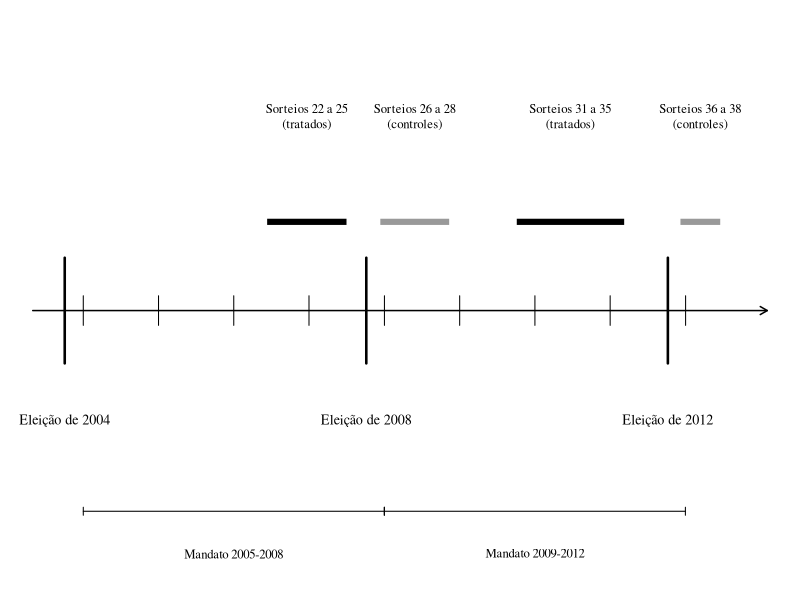
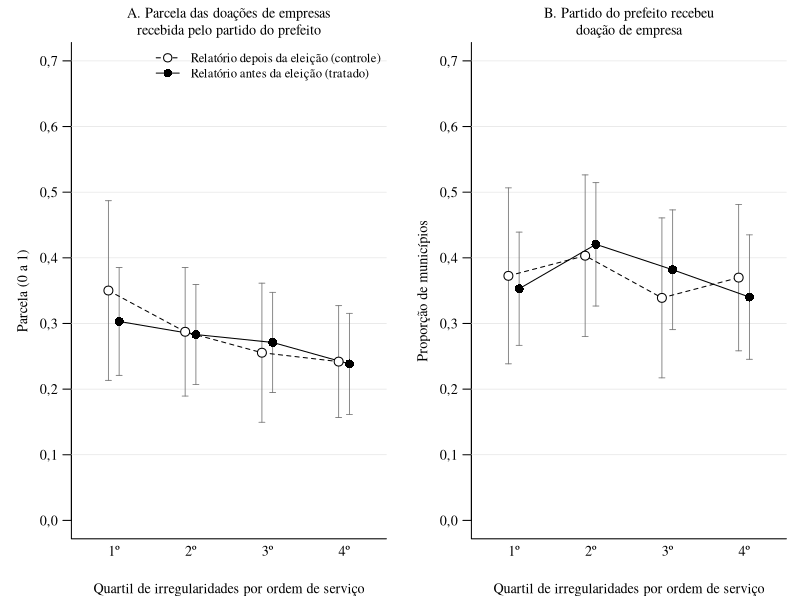

Here is the R script that generated these plots, in order:
# =============================================================
# analise.R — Auditorias da CGU e doações de campanha (Econometria I, FGV EESP)
# Gera as Tabelas 1 a 7 e as Figuras 1 e 2 a partir de dados/base_final.csv.
# Rodar com a pasta do repositório como diretório de trabalho.
# =============================================================
library(AER); library(car); library(lmtest)

# controles municipais (Censo 2000 e PIB 2005), usados em quase todas as regressões
ctrl <- c("lpop", "lrenda_pc", "shurb", "gini", "tx_analf18m", "lpib_pc")
X <- paste(ctrl, collapse = " + ")
# atalhos: reg() roda MQO a partir de uma fórmula em texto; rob() dá os erros padrão robustos (HC1)
reg <- function(f, d = base) lm(as.formula(f), data = d)
rob <- function(m) coeftest(m, vcov. = vcovHC, type = "HC1")
# funções das tabelas em LaTeX: número com vírgula, estrelas de significância,
# coeficiente com o erro padrão embaixo entre colchetes e o tabular completo
num <- function(x, d = 3) { s <- formatC(abs(x), format = "f", digits = d, decimal.mark = ","); ifelse(x < 0, paste0("$-$", s), s) }
estrelas <- function(p) ifelse(p < 0.01, "***", ifelse(p < 0.05, "**", ifelse(p < 0.10, "*", "")))
celulas <- function(ct, vars) unlist(lapply(vars, function(v) if (v %in% rownames(ct))
  c(paste0(num(ct[v, 1]), estrelas(ct[v, 4])), paste0("[", num(ct[v, 2]), "]")) else c("", "")))
grava_tabela <- function(tab, cab, col, arq) {
  a <- tab[, 1]
  corpo <- ifelse(a %in% c("\\midrule", "\\addlinespace"), a, paste(ifelse(grepl("multicolumn", a), a, apply(tab, 1, paste, collapse = " & ")), "\\\\"))
  writeLines(c(paste0("\\begin{tabular}{", col, "}"), "\\toprule", cab, "\\midrule", corpo, "\\bottomrule", "\\end{tabular}"), arq)
}

# ---------------- Dados ----------------
dir.create("tabelas", showWarnings = FALSE); dir.create("figuras", showWarnings = FALSE)
base <- read.csv("dados/base_final.csv")
# corrupção centrada na média: com a interação, o coeficiente de antes é o efeito
# no município de corrupção média. C = controles + dummy de eleição
base$corr_c <- base$corr - mean(base$corr); C <- paste(X, "+ e2012")
base$pj_inc_mil <- base$pj_inc/1000; base$pj_total_mil <- base$pj_total/1000

# ---------------- Tabela 1: sorteios, datas e amostra ----------------
cron <- read.csv("dados/cgu_cronograma_sorteios.csv")
cron <- cron[!is.na(cron$eleicao), ]; cron <- cron[order(cron$sorteio), ]
s <- as.character(cron$sorteio); mid <- c("\\midrule", rep("", 6))
tab1 <- cbind(cron$sorteio, format(as.Date(cron$data_sorteio), "%d/%m/%Y"), format(as.Date(cron$data_relatorio), "%d/%m/%Y"),
              cron$eleicao, ifelse(cron$antes == 1, "Tratado", "Controle"), table(base$sorteio)[s], table(base$sorteio[!is.na(base$y_share)])[s])
tab1 <- rbind(tab1[cron$eleicao == 2008, ], mid, tab1[cron$eleicao == 2012, ], mid, c("Total", "", "", "", "", nrow(base), sum(!is.na(base$y_share))))
grava_tabela(tab1, c(" & Data do & Publicação & & & Municípios & Com doação \\\\",
                     "Sorteio & sorteio & do relatório & Eleição & Grupo & na amostra & de empresa \\\\",
                     " & (1) & (2) & (3) & (4) & (5) & (6) \\\\"), "ccccccc", "tabelas/tabela1.tex")

# ---------------- Tabela 2: médias por grupo ----------------
# a diferença de médias é o coeficiente da dummy antes numa regressão simples (Tutorial 3)
v <- c("y_share", "y_bin", "pj_inc_mil", "pj_total_mil", "tem_pj", "concorreu", "pref_cand", "falha_total", "no_os", "corr", ctrl)
nomes <- c("Parcela do partido do prefeito", "Partido do prefeito recebeu doação (0/1)", "Valor ao partido do prefeito (R\\$ mil)",
           "Valor a todos os partidos (R\\$ mil)", "Município teve doação (0/1)", "Partido do prefeito tem candidato (0/1)",
           "Prefeito é candidato (0/1)", "Irregularidades médias ou graves", "Ordens de serviço", "Irregularidades por ordem de serviço",
           "População (log)", "Renda per capita (log)", "População urbana (proporção)", "Índice de Gini", "Analfabetismo adulto (\\%)", "PIB per capita (log)")
casas <- c(3, 3, 1, 1, 3, 3, 3, 1, 1, 3, 3, 3, 3, 3, 1, 3)
tab2 <- t(sapply(1:16, function(i) {
  x <- base[, v[i]]; d <- casas[i]; ct <- rob(lm(x ~ base$antes))
  c(paste("\\quad", nomes[i]), num(mean(x[base$antes == 0], na.rm = TRUE), d), num(mean(x[base$antes == 1], na.rm = TRUE), d),
    paste0(num(ct[2, 1], d), estrelas(ct[2, 4])), paste0("[", num(ct[2, 2], d), "]"), num(sd(x, na.rm = TRUE), d))
}))
# a tabela é dividida em três painéis: doações, auditoria e município
painel <- function(t) c(paste0("\\multicolumn{6}{l}{\\textit{", t, "}}"), rep("", 5))
esp <- c("\\addlinespace", rep("", 5))
tab2 <- rbind(painel("Painel A: Doações de empresas na eleição"), tab2[1:7, ], esp, painel("Painel B: Resultado da auditoria"), tab2[8:10, ], esp,
              painel("Painel C: Características do município"), tab2[11:16, ], c("\\midrule", rep("", 5)),
              c("Municípios", sum(base$antes == 0), sum(base$antes == 1), "", "", nrow(base)))
grava_tabela(tab2, c(" & Relatório & Relatório & & & Desvio \\\\", " & depois & antes & & Erro & padrão \\\\",
                     " & (controle) & (tratado) & Diferença & padrão & (amostra) \\\\", " & (1) & (2) & (3) & (4) & (5) \\\\"), "lccccc", "tabelas/tabela2.tex")

# ---------------- Balanceamento ----------------
# se o sorteio funcionou, as características do município não explicam o tratamento (teste F robusto)
table(base$antes[!is.na(base$y_share)])
bal <- reg(paste("antes ~", X, "+ e2012"))
rob(bal)
linearHypothesis(bal, paste(ctrl, "= 0"), vcov. = vcovHC(bal, type = "HC1"), test = "F")
# o número de ordens de serviço caiu nos sorteios recentes, o que muda a medida de corrupção
summary(lm(corr ~ antes + e2012, data = base))
summary(lm(no_os ~ antes + e2012, data = base))
# média de ordens de serviço antes e a partir do 34º sorteio
tapply(base$no_os, base$sorteio >= 34, mean)

# ---------------- Figura 1: linha do tempo ----------------
options(OutDec = ",")
# período em que saíram os relatórios de cada grupo, em cada eleição
datas <- as.Date(cron$data_relatorio); g <- list(cron$eleicao, cron$antes)
ini <- as.Date(tapply(datas, g, min), origin = "1970-01-01"); fim <- as.Date(tapply(datas, g, max), origin = "1970-01-01")
eleicoes <- as.Date(c("2004-10-03", "2008-10-05", "2012-10-07"))
pdf("figuras/figura1.pdf", width = 7.2, height = 2.3)
par(mar = c(0.2, 0.2, 0.2, 0.2), family = "serif", cex = 0.85)
plot(NA, xlim = as.Date(c("2004-05-01", "2014-02-01")), ylim = c(-1.25, 1.35), axes = FALSE, xlab = "", ylab = "")
arrows(as.Date("2004-05-01"), 0, as.Date("2014-02-01"), 0, length = 0.08, lwd = 1.5)
anos <- as.Date(paste0(2005:2013, "-01-01")); segments(anos, -0.07, anos, 0.07)
segments(eleicoes, -0.25, eleicoes, 0.25, lwd = 2.5)
text(eleicoes, -0.52, c("Eleição de 2004", "Eleição de 2008", "Eleição de 2012"))
segments(ini, 0.42, fim, 0.42, lwd = 6, col = c("gray60", "gray60", "black", "black"), lend = 1)
text(ini + (fim - ini)/2, 0.92, c("Sorteios 26 a 28\n(controles)", "Sorteios 36 a 38\n(controles)", "Sorteios 22 a 25\n(tratados)", "Sorteios 31 a 35\n(tratados)"), cex = 0.9)
arrows(as.Date(c("2005-01-01", "2009-01-01")), -0.95, as.Date(c("2008-12-31", "2012-12-31")), -0.95, code = 3, angle = 90, length = 0.04)
text(as.Date(c("2007-01-01", "2011-01-01")), -1.15, c("Mandato 2005-2008", "Mandato 2009-2012"), cex = 0.9)
dev.off()

# ---------------- Figura 2: médias por quartil de corrupção ----------------
# média e IC de 95% de Y por quartil, tratados e controles separados (como em Ferraz e Finan, 2008)
media_ic <- function(y) { y <- y[!is.na(y)]; m <- mean(y); ep <- sd(y)/sqrt(length(y)); c(m, m - 1.96*ep, m + 1.96*ep) }
base$quartil <- cut(base$corr, breaks = quantile(base$corr, c(0, 0.25, 0.50, 0.75, 1)), labels = 1:4, include.lowest = TRUE)
desenha2 <- function(v, titulo, eixo) {
  g <- lapply(0:1, function(a) t(sapply(1:4, function(q) media_ic(base[base$quartil == q & base$antes == a, v]))))
  x <- list(1:4 - 0.07, 1:4 + 0.07)
  plot(1:4, g[[1]][, 1], xlim = c(0.6, 4.4), ylim = c(0, 0.7), type = "n", xaxt = "n", las = 1, xlab = "Quartil de irregularidades por ordem de serviço",
       ylab = eixo, main = titulo, font.main = 1, cex.main = 1, bty = "l")
  abline(h = seq(0.1, 0.7, 0.1), col = "gray88", lwd = 0.6)
  for (k in 1:2) arrows(x[[k]], g[[k]][, 2], x[[k]], g[[k]][, 3], angle = 90, code = 3, length = 0.03, lwd = 0.8, col = "gray45")
  lines(x[[1]], g[[1]][, 1], lty = 2); lines(x[[2]], g[[2]][, 1], lty = 1)
  points(x[[1]], g[[1]][, 1], pch = 21, bg = "white", cex = 1.4); points(x[[2]], g[[2]][, 1], pch = 16, cex = 1.4)
  axis(1, at = 1:4, labels = c("1º", "2º", "3º", "4º"), tick = FALSE, line = -0.6)
  print(round(cbind(g[[1]][, 1], g[[2]][, 1]), 3))
}
pdf("figuras/figura2.pdf", width = 7.2, height = 3.2)
par(mfrow = c(1, 2), mar = c(3.6, 4.2, 2.5, 0.8), mgp = c(2.4, 0.8, 0), family = "serif", cex = 0.85)
desenha2("y_share", "A. Parcela das doações de empresas\nrecebida pelo partido do prefeito", "Parcela (0 a 1)")
legend("topright", legend = c("Relatório depois da eleição (controle)", "Relatório antes da eleição (tratado)"),
       pch = c(21, 16), lty = c(2, 1), pt.bg = "white", pt.cex = 1.3, bty = "n", cex = 0.9)
desenha2("y_bin", "B. Partido do prefeito recebeu\ndoação de empresa", "Proporção de municípios")
dev.off()
options(OutDec = ".")

# ---------------- Tabela 3: MQO ----------------
# centralizar corr reduz a correlação entre antes e a interação
mean(base$corr)
c(cor(base$antes, base$antes*base$corr), cor(base$antes, base$antes*base$corr_c))
# colunas: (1) diferença de médias, (2) + controles, (3) + corrupção e interação, (4) + dummies de estado;
# (5) e (6) repetem (3) e (4) com log(1 + valor doado)
I <- paste("antes + corr_c + antes:corr_c +", C)
ols <- list(lm(y_share ~ antes, data = base), reg(paste("y_share ~ antes +", C)), reg(paste("y_share ~", I)),
            reg(paste("y_share ~", I, "+ as.factor(uf)")), reg(paste("y_log ~", I)), reg(paste("y_log ~", I, "+ as.factor(uf)")))
# IC de 95% do efeito e efeito mínimo detectável (2,8 erros padrão), coluna 2
ct2 <- rob(ols[[2]])
ct2["antes", 1] + c(-1.96, 1.96)*ct2["antes", 2]
2.8*ct2["antes", 2]
# a divulgação muda a chance de haver doação no município? e de o partido lançar candidato?
rob(reg(paste("tem_pj ~ antes +", C)))["antes", ]
rob(reg(paste("concorreu ~", I)))["antes", ]
# teste F conjunto: a divulgação não tem efeito em nenhum nível de corrupção
conjunto <- function(m) linearHypothesis(m, c("antes = 0", "antes:corr_c = 0"), vcov. = vcovHC(m, type = "HC1"), test = "F")
# efeito no percentil 75 de corrupção, com o erro padrão da combinação linear
(d75 <- quantile(base$corr, 0.75) - mean(base$corr))
efeito75 <- function(m) {
  V <- vcovHC(m, type = "HC1")
  c(coef(m)["antes"] + d75*coef(m)["antes:corr_c"], sqrt(V["antes", "antes"] + d75^2*V["antes:corr_c", "antes:corr_c"] + 2*d75*V["antes", "antes:corr_c"]))
}
e75 <- sapply(ols[3:6], efeito75)
# monta a tabela: coeficientes, testes e linhas de especificação
tab3 <- rbind(cbind(c("Relatório antes da eleição", "", "Corrupção", "", "Relatório antes $\\times$ corrupção", ""),
                    sapply(ols, function(m) celulas(rob(m), c("antes", "corr_c", "antes:corr_c")))),
              c("\\midrule", rep("", 6)),
              c("Efeito no percentil 75 de corrupção", "", "", num(e75[1, ])),
              c("", "", "", paste0("[", num(e75[2, ]), "]")),
              c("$H_0$: sem efeito em qualquer nível ($p$-valor)", "", "", sapply(ols[3:6], function(m) num(conjunto(m)[2, "Pr(>F)"]))),
              c("Breusch-Pagan ($p$-valor)", sapply(ols, function(m) num(bptest(m)$p.value))),
              c("\\midrule", rep("", 6)),
              c("Controles municipais", "Não", rep("Sim", 5)),
              c("\\textit{Dummy} de eleição", "Não", rep("Sim", 5)),
              c("\\textit{Dummies} de estado", "Não", "Não", "Não", "Sim", "Não", "Sim"),
              c("Observações", sapply(ols, nobs)),
              c("$R^2$", sapply(ols, function(m) num(summary(m)$r.squared))))
grava_tabela(tab3, c(" & \\multicolumn{4}{c}{Parcela das doações} & \\multicolumn{2}{c}{log(1 + doações)} \\\\",
                     "\\cmidrule(lr){2-5} \\cmidrule(lr){6-7}", " & (1) & (2) & (3) & (4) & (5) & (6) \\\\"), "lcccccc", "tabelas/tabela3.tex")

# ---------------- Tabela 4: resposta binária ----------------
# Y = partido do prefeito recebeu doação; MPL por MQO, probit e logit por máxima verossimilhança
f <- as.formula(paste("y_bin ~ antes + corr_c +", X, "+ e2012"))
mpl <- lm(f, data = base)
probit <- glm(f, family = binomial(link = "probit"), data = base)
logit <- glm(f, family = binomial(link = "logit"), data = base)
# o MPL pode prever probabilidades fora de [0, 1]
summary(mpl$fitted.values)
fora <- sum(mpl$fitted.values < 0 | mpl$fitted.values > 1)
# probabilidade prevista para um município típico (controles na média, 2008), com e sem divulgação
t0 <- data.frame(antes = 0, corr_c = 0, lapply(base[ctrl], mean), e2012 = 0); t1 <- t0; t1$antes <- 1
pr <- function(d) c(predict(mpl, d), predict(probit, d, type = "response"), predict(logit, d, type = "response"))
p0 <- pr(t0); p1 <- pr(t1)
# para comparar: efeito de um desvio padrão a mais de população no probit
tp <- t0; tp$lpop <- t0$lpop + sd(base$lpop)
predict(probit, tp, type = "response") - p0[2]
# teste conjunto no probit, com a interação
linearHypothesis(glm(as.formula(paste("y_bin ~ antes + corr_c + antes:corr_c +", X, "+ e2012")), family = binomial(link = "probit"), data = base),
                 c("antes = 0", "antes:corr_c = 0"))
v <- c("antes", "corr_c", "lpop"); l <- c("\\midrule", "", "", "")
tab4 <- rbind(cbind(c("Relatório antes da eleição", "", "Corrupção", "", "População (log)", ""),
                    celulas(rob(mpl), v), celulas(coeftest(probit), v), celulas(coeftest(logit), v)), l,
              c("\\multicolumn{4}{l}{\\textit{Probabilidade prevista para o município típico}}", "", "", ""),
              c("\\quad Relatório depois da eleição", num(p0)), c("\\quad Relatório antes da eleição", num(p1)),
              c("\\quad Diferença (efeito de \\textit{antes})", num(p1 - p0)), l,
              c("Controles municipais e \\textit{dummy} de eleição", "Sim", "Sim", "Sim"),
              c("Previsões fora de $[0,1]$", fora, "--", "--"),
              c("Log-verossimilhança", "--", num(as.numeric(logLik(probit)), 1), num(as.numeric(logLik(logit)), 1)),
              c("Observações", nobs(mpl), nobs(probit), nobs(logit)))
grava_tabela(tab4, c(" & MPL & Probit & Logit \\\\", " & (1) & (2) & (3) \\\\"), "lccc", "tabelas/tabela4.tex")

# ---------------- Tabela 5: variável instrumental ----------------
# Z1 = sorteado antes da eleição; Z2 = meses entre o sorteio e a eleição. Os sorteios 26 e 36
# foram sorteados antes, mas publicados depois, por isso Z1 e antes não coincidem
dados <- base[!is.na(base$y_share), ]
table(dados$sorteado_antes, dados$antes)
# estimador de Wald na mão (Tutorial 18): forma reduzida / primeiro estágio
cov(dados$sorteado_antes, dados$y_share)/cov(dados$sorteado_antes, dados$antes)
Z <- "sorteado_antes + meses_ate_eleicao"
mqo <- reg(paste("y_share ~ antes +", C), dados)
fr <- reg(paste("y_share ~ sorteado_antes +", C), dados)
iv1 <- ivreg(as.formula(paste("y_share ~ antes +", C, "| sorteado_antes +", C)), data = dados)
iv2 <- ivreg(as.formula(paste("y_share ~ antes +", C, "|", Z, "+", C)), data = dados)
# estimativa com cada instrumento separado (o teste J compara as duas)
iv_z2 <- ivreg(as.formula(paste("y_share ~ antes +", C, "| meses_ate_eleicao +", C)), data = dados)
c(coef(iv1)["antes"], coef(iv_z2)["antes"])
# relevância: F do primeiro estágio
pe1 <- reg(paste("antes ~ sorteado_antes +", C), dados)
pe2 <- reg(paste("antes ~", Z, "+", C), dados)
F1 <- linearHypothesis(pe1, "sorteado_antes = 0", vcov. = vcovHC(pe1, type = "HC1"), test = "F")
F2 <- linearHypothesis(pe2, c("sorteado_antes = 0", "meses_ate_eleicao = 0"), vcov. = vcovHC(pe2, type = "HC1"), test = "F")
# exogeneidade: teste J (resíduo do MQ2E contra os instrumentos, 1 grau de liberdade)
dados$u <- residuals(iv2)
J <- linearHypothesis(reg(paste("u ~", Z, "+", C), dados), c("sorteado_antes = 0", "meses_ate_eleicao = 0"), test = "Chisq")
v <- c("antes", "sorteado_antes")
tab5 <- rbind(cbind(c("Relatório antes da eleição", "", "Sorteado antes da eleição", ""), sapply(list(mqo, fr, iv1, iv2), function(m) celulas(rob(m), v))),
              c("\\midrule", rep("", 4)),
              c("Instrumentos", "--", "--", "$Z_1$", "$Z_1$, $Z_2$"),
              c("Primeiro estágio: coeficiente de $Z_1$", "--", "--", num(coef(pe1)["sorteado_antes"]), num(coef(pe2)["sorteado_antes"])),
              c("Primeiro estágio: estatística $F$", "--", "--", num(F1[2, "F"], 1), num(F2[2, "F"], 1)),
              c("Teste $J$ ($p$-valor)", "--", "--", "--", num(pchisq(J[2, "Chisq"], df = 1, lower.tail = FALSE))),
              c("Controles municipais e \\textit{dummy} de eleição", "Sim", "Sim", "Sim", "Sim"),
              c("Observações", nobs(mqo), nobs(fr), nobs(iv1), nobs(iv2)))
grava_tabela(tab5, c(" & MQO & Forma reduzida & MQ2E & MQ2E \\\\", " & (1) & (2) & (3) & (4) \\\\"), "lcccc", "tabelas/tabela5.tex")

# ---------------- Tabela 6: robustez ----------------
base$lfalha_c <- base$lfalha - mean(base$lfalha)
# esp() roda a especificação completa trocando a medida de corrupção e a amostra. Cada item de cfg
# é uma coluna: principal, sem sorteios 26 e 36, corrupção relativa ao sorteio, medida do AFF, só 2008, só 2012
esp <- function(y, c, d, extra = "", e = " + e2012") reg(paste0(y, " ~ antes + ", c, " + antes:", c, extra, " + ", X, e, " + as.factor(uf)"), d)
cfg <- list(list("corr_c", base), list("corr_c", base[!(base$sorteio %in% c(26, 36)), ]), list("corr_rel", base),
            list("lfalha_c", base, " + lno_os"), list("corr_c", base[base$eleicao == 2008, ], e = ""), list("corr_c", base[base$eleicao == 2012, ], e = ""))
rot <- c("\\quad Relatório antes da eleição", "", "\\quad Relatório antes $\\times$ corrupção", "")
# painel(): roda as 6 colunas para um Y e guarda antes e a interação (último coeficiente)
painel <- function(y, titulo) {
  ms <- lapply(cfg, function(k) do.call(esp, c(y, k)))
  rbind(c(paste0("\\multicolumn{7}{l}{\\textit{", titulo, "}}"), rep("", 6)),
        cbind(rot, sapply(ms, function(m) { ct <- rob(m); celulas(ct, c("antes", rownames(ct)[nrow(ct)])) })),
        c("\\quad Observações", sapply(ms, nobs)))
}
tab6 <- rbind(painel("y_share", "Painel A: Parcela das doações ao partido do prefeito"), c("\\addlinespace", rep("", 6)),
              painel("y_bin", "Painel B: Partido do prefeito recebeu doação (MPL)"))
grava_tabela(tab6, c(" & Especificação & Sem sorteios & Corrupção rel. & Medida & Só & Só \\\\", " & principal & 26 e 36 & ao sorteio & do AFF & 2008 & 2012 \\\\",
                     " & (1) & (2) & (3) & (4) & (5) & (6) \\\\"), "lcccccc", "tabelas/tabela6.tex")
# sem os 17 municípios com eleição suplementar
rob(esp("y_share", "corr_c", base[base$suplementar == 0, ]))[c("antes", "corr_c", "antes:corr_c"), ]

# ---------------- Tabela 7: explicações alternativas ----------------
# (1) prefeito candidato (88 prefeitos concorrem por outra legenda)
table(base$pref_cand, base$concorreu)
rob(lm(pref_cand ~ antes + e2012, data = base))
m1 <- reg(paste("y_share ~ antes + antes:pref_cand + pref_cand +", C))
linearHypothesis(m1, "antes + antes:pref_cand = 0", vcov. = vcovHC(m1, type = "HC1"), test = "F")
# (2) parcela do partido pelo qual o prefeito concorre
m2 <- reg(paste("y_share_pref ~ antes +", C))
# (3) informação envelhecida: relatório até 12 meses antes da eleição contra mais antigo
meses <- as.numeric(as.Date(ifelse(base$eleicao == 2008, "2008-10-05", "2012-10-07")) - as.Date(base$data_relatorio))/30
base$antes_recente <- ifelse(base$antes == 1 & meses <= 12, 1, 0)
base$antes_antigo <- ifelse(base$antes == 1 & meses > 12, 1, 0)
m3 <- reg(paste("y_share ~ antes_recente + antes_antigo +", C))
linearHypothesis(m3, "antes_recente = antes_antigo", vcov. = vcovHC(m3, type = "HC1"), test = "F")
# (4) visibilidade: em 2008 o doador só era divulgado depois da eleição; em 2012, durante a campanha
m4 <- reg(paste("y_share ~ antes + antes:e2012 +", C))
# (5) e (6) construtoras contra outras empresas, só 2012 (o TSE informa o setor do doador)
s12 <- base[base$eleicao == 2012, ]
s12$y_bin_obras <- ifelse(s12$obras_inc > 0, 1, 0)
s12$y_bin_outros <- ifelse(s12$pj_inc - s12$obras_inc > 0, 1, 0)
# participação das construtoras no valor doado nos municípios da amostra (Seção 7.4)
sum(s12$obras_total)/sum(s12$pj_total)
m5 <- reg(paste("y_bin_obras ~ antes +", X), s12)
m6 <- reg(paste("y_bin_outros ~ antes +", X), s12)
rob(reg(paste("y_share_obras ~ antes +", X), s12))
rob(reg(paste("y_share_outros ~ antes +", X), s12))
# monta a tabela
ms <- list(m1, m2, m3, m4, m5, m6)
y <- mean(base$y_share, na.rm = TRUE)
media <- c(y, mean(base$y_share_pref, na.rm = TRUE), y, y, mean(s12$y_bin_obras), mean(s12$y_bin_outros))
tab7 <- rbind(cbind(c("Relatório antes da eleição", "", "Relatório antes $\\times$ prefeito candidato", "", "Relatório antes $\\times$ eleição de 2012", "",
                      "Relatório até 12 meses antes", "", "Relatório mais de 12 meses antes", ""),
                    sapply(ms, function(m) celulas(rob(m), c("antes", "antes:pref_cand", "antes:e2012", "antes_recente", "antes_antigo")))),
              c("\\midrule", rep("", 6)),
              c("Média da variável dependente", num(media)),
              c("Amostra", rep("Todas", 4), "2012", "2012"),
              c("Observações", sapply(ms, nobs)))
grava_tabela(tab7, c(" & & Parcela do & & & Recebeu de & Recebeu de \\\\",
                     "Variável dependente: & Parcela & partido atual & Parcela & Parcela & construtora & outra empresa \\\\",
                     " & (1) & (2) & (3) & (4) & (5) & (6) \\\\"), "lcccccc", "tabelas/tabela7.tex")

# números citados no texto da Seção 7: efeito para prefeito candidato e meses entre relatório e eleição
k <- c("antes", "antes:pref_cand"); V <- vcovHC(m1, type = "HC1")
c(sum(coef(m1)[k]), sqrt(sum(V[k, k])))
range(meses[base$antes == 1])
# Seção 7.5: entre os controles, sorteados antes da eleição (26 e 36) contra sorteados depois
controles <- base[base$antes == 0, ]
table(controles$sorteado_antes)
rob(reg(paste("y_share ~ sorteado_antes +", C), controles))["sorteado_antes", ]
rob(reg(paste("y_bin ~ sorteado_antes +", C), controles))["sorteado_antes", ]
